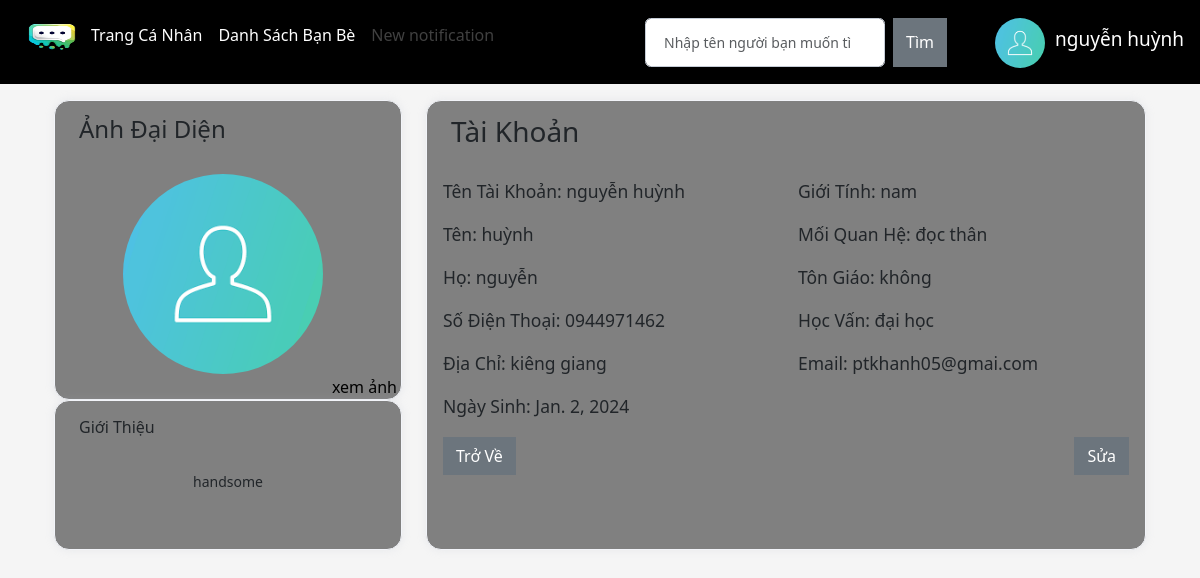
The page /profile/ (signed in) on the database as committed earlier.
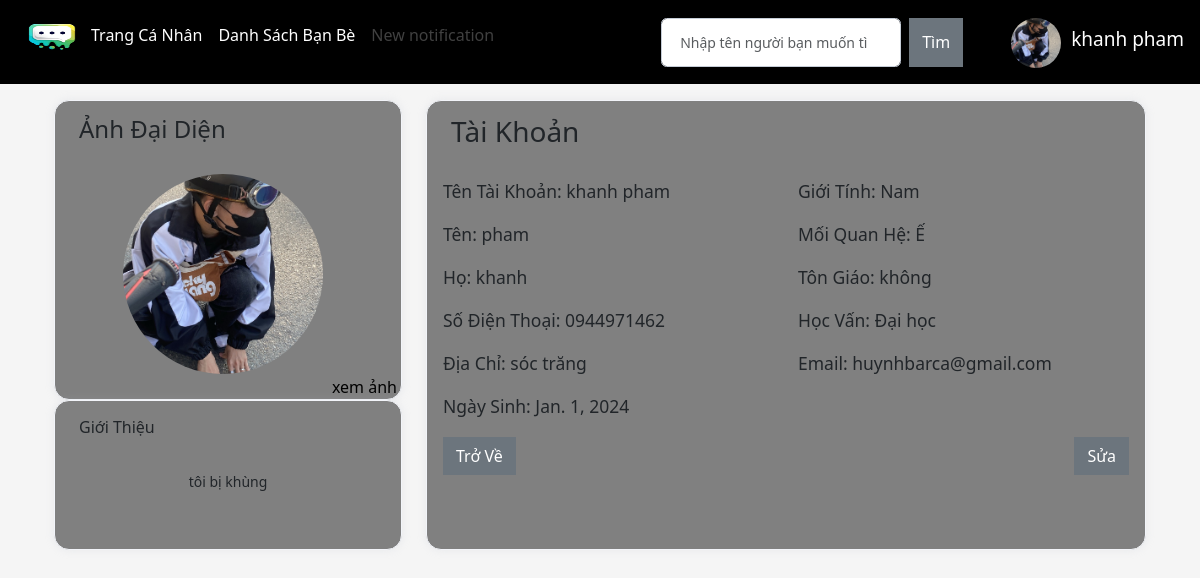
The same page on the database as committed later.
### app/models.py (models this page shows, shortened)
class Profile(models.Model):
    user = models.OneToOneField(User, on_delete=models.CASCADE)
    first_name = models.CharField(max_length=100)
    last_name = models.CharField(max_length=100)
    location = models.CharField(max_length=100)
    phone = models.CharField(max_length=20)
    birthday = models.DateField()
    image = models.ImageField(upload_to='images/', null=True, blank=True)
    aboutme = models.CharField(max_length=200, null=True, blank=True)
    gender = models.CharField(max_length=10,  null=True, blank=True)
    education = models.CharField(max_length=100, null=True, blank=True)
    religion = models.CharField(max_length=50, null=True, blank=True)
    relationship_status = models.CharField(max_length=20, null=True, blank=True)
    email = models.EmailField(max_length=254, null=True, blank=True)

### app/views.py (the view)
# urls.py: path('profile/',views.profile,name="profile"),
def profile(request):
    user = request.user
    try:
        profile = Profile.objects.get(user=user)
        context = {'profile': profile}
        return render(request, 'app/profile.html', context)
    except Profile.DoesNotExist:
        messages.info(request, 'Bạn chưa có Profile. Vui lòng tạo Profile của bạn.')
        return redirect('edit')  # Chuyển hướng đến trang tạo Profile

### app/templates/app/profile.html (shortened to what this page needs)
{% extends "app/base.html" %}
{% load static %}
{% block profile %}
<head>
  <link href="https://maxcdn.bootstrapcdn.com/font-awesome/4.7.0/css/font-awesome.min.css" rel="stylesheet" />
  <link href="https://cdn.jsdelivr.net/npm/bootstrap@5.3.2/dist/css/bootstrap.min.css" rel="stylesheet">
  <link href="{% static 'appStatic/css/style.css'%}" rel="stylesheet"/>
  <link href="{% static 'appStatic/css/chat.css'%}" rel="stylesheet"/>
  <link href="{% static 'appStatic/css/owl.carousel.min.css'%}" rel="stylesheet"/>
  <link href="{% static 'appStatic/css/min.css'%}" rel="stylesheet"/>
  <link href="{% static 'appStatic/css/main.css'%}" rel="stylesheet"/>
  <link href="{% static 'appStatic/css/chatpage.css'%}" rel="stylesheet"/>
</head>
<body>
    <div class="container-xl px-4 mt-4">
       {% if profile %}
            <div class="row">
                <div class="col-xl-4">
                    <div class="card mb-4 mb-xl-0 " style="height:300px;">
                        <div class="card-header h4">Ảnh Đại Diện</div>
                        <div class="card-body text-center">
                            {% if profile.image %}
                                <img class="img-account-profile rounded-circle mb-2" src="{{ profile.image.url }}" alt="Profile Image">
                            {% else %}
                                <img class="img-account-profile rounded-circle mb-2" src="{% static 'appStatic/images/avt.png' %}" alt="Default Image">
                            {% endif %}
                        </div>
                        <div style="position: absolute; bottom: 0; right: 4px;">
                            <a style="color: black; text-decoration: none;" href="{{ profile.image.url }}">xem ảnh</a>
                        </div>
                    </div>
                    <div class="card mb-4 mb-xl-0" style="height:150px;">
                        <div class="card-header">Giới Thiệu</div>
                        <div class="card-body text-center">
                            <label class="small mb-1"> {{ profile.aboutme }}</label>
                        </div>
                    </div>
                </div>
                <div class="col-xl-8">
                    <div class="card mb-4"style="height:450px;">
                        <div class="card-header h3">Tài Khoản</div>
                        <div class="card-body">
                            <form>
                        <div class="row">
                                <div class="col-md-6">
                                <div class="mb-3 h5" >
                                    <label class="small mb-1" for="inputUsername">Tên Tài Khoản:
                                        {% if profile.last_name or profile.first_name %}
                                            {% if profile.last_name %}
                                                {{ profile.last_name }}
                                            {% endif %}
                                            {% if profile.first_name %}
                                                {{ profile.first_name }}
                                            {% endif %}
                                        {% else %}
                                            {{ profile.user.username }}
                                        {% endif %}
                                    </label>
                                </div>
                                <div class="mb-3 h5 ">
                                    <label class="small mb-1" for="inputFirstName">Tên: {{ profile.first_name }}</label>
                                </div>
                                <div class="mb-3 h5">
                                    <label class="small mb-1" for="inputLastName">Họ: {{ profile.last_name }}</label>
                                </div>
                                <div class="mb-3 h5">
                                    <label class="small mb-1" for="inputPhone">Số Điện Thoại: {{ profile.phone }}</label>
                                </div>
                                <div class="mb-3 h5">
                                    <label class="small mb-1" for="inputPhone">Địa Chỉ: {{ profile.location }}</label>
                                </div>
                                <div class="mb-3 h5">
                                    <label class="small mb-1" for="inputBirthday">Ngày Sinh: {{ profile.birthday }}</label>
                                </div>
                            </div>
                            <div class="col-md-6">
                                <div class="mb-3 h5">
                                    <label class="small mb-1" for="inputGender">Giới Tính: {{ profile.gender }}</label>
                                </div>
                                <div class="mb-3 h5">
                                    <label class="small mb-1" for="inputRelationship">Mối Quan Hệ: {{ profile.relationship_status }}</label>
                                </div>
                                <div class="mb-3 h5">
                                    <label class="small mb-1" for="inputReligion">Tôn Giáo: {{ profile.religion }}</label>
                                </div>
                                <div class="mb-3 h5">
                                    <label class="small mb-1" for="inputEducation">Học Vấn: {{ profile.education }}</label>
                                </div>
                                <div class="mb-3 h5">
                                    <label class="small mb-1" for="inputEmail">Email: {{ profile.email }}</label>
                                </div>
                            </form>
                        </div>
                    </div><div style="display: flex; justify-content: space-between;">
                                    <button class="btn  btn-secondary" type=""> <a href="{% url 'homechat' %}" style="color: white; text-decoration:none ;">Trở Về</a></button>
                                    <button class="btn   btn-secondary" type=""><a href="{% url 'edit' %}" style="color: white; text-decoration: none;">Sửa</a></button>
                                </div>
                </div>
            </div>
           {% else %}
             <p>No profiles found.</p>
        {% endif %}
    </div>
</body>
{% endblock profile  %}

### app/templates/app/base.html (shortened to what this page needs)
{% load static %}
<!DOCTYPE html>
<html lang="en">
<head>
    <link href="https://maxcdn.bootstrapcdn.com/font-awesome/4.7.0/css/font-awesome.min.css" rel="stylesheet" />
    <link href="https://cdn.jsdelivr.net/npm/bootstrap@5.3.2/dist/css/bootstrap.min.css" rel="stylesheet"
>
        <link href="https://cdn.jsdelivr.net/npm/bootstrap@5.3.2/dist/css/bootstrap.min.css" rel="stylesheet">
    <link href="{% static 'appStatic/css/style.css'%}" rel="stylesheet" />
    <link href="{% static 'appStatic/css/chat.css'%}" rel="stylesheet" />
    <link href="{% static 'appStatic/css/owl.carousel.min.css'%}" rel="stylesheet" />
    <link href="{% static 'appStatic/css/min.css'%}" rel="stylesheet" />
    <link href="{% static 'appStatic/css/main.css'%}" rel="stylesheet" />
</head>
<body>
    <nav class="navbar navbar-expand-lg navbar-dark bg-dark fixed-top">
        <div class="container-fluid">
            <div class="collapse navbar-collapse" id="navbarSupportedContent">
                <ul class="navbar-nav me-auto mb-2 mb-lg-0">
                    <li class="">
                        <a class="" aria-current="page" href="{% url 'homechat' %}">
                            <img style ="height:50px; width:70px; margin-left:1px;" class=" mt-1 mr-2 ml-0 mb-" src="{% static 'images/images/home.png' %}" alt="Alternative Text">
                        </a>
                    </li>
                    <li class="nav-item">
                        <a class="nav-link active" aria-current="page" href="{% url 'profile' %}">Trang Cá Nhân</a>
                    </li>
                    <li class="nav-item">
                        <a class="nav-link active" aria-disabled="page"  href="{% url 'friend' %}">Danh Sách Bạn Bè</a>
                    </li>
                    <li class="nav-item">
                        <a class="nav-link disabled" aria-disabled="true">New notification</a>
                    </li>
                </ul>
                    <form class="d-flex" role="search">
                        <input class="form-control me-2" type="search" placeholder="Nhập tên người bạn muốn tìm"
                            aria-label="Search">
                        <button class="btn btn-secondary me-5 " type="submit">Tìm</button>
                    </form>
                    <div class="profile-info " style="margin-top: 10px;">
                        {% if profile.image %}
                        <img class="img-account-profile rounded-circle mb-2" src="{{ profile.image.url }}"
                            alt="Profile Image" style="width: 50px; height: 50px;">
                        {% else %}
                        <img class="img-account-profile rounded-circle mb-2"
                            src="{% static 'appStatic/images/avt.png' %}" alt="Default Image"
                            style="width: 50px; height: 50px;">
                        {% endif %}
                        <a class="name profile-info mb-3 me-1 " style="font-size: 19px; color: white; text-decoration:none ; cursor: pointer; "
                            id="dropdownMenu" data-bs-toggle="dropdown" aria-expanded="false">
                            {% if profile.last_name or profile.first_name %}
                            {% if profile.last_name %}
                            {{ profile.last_name }}
                            {% endif %}
                            {% if profile.first_name %}
                            {{ profile.first_name }}
                            {% endif %}
                            {% else %}
                            {{ user.username }}
                            {% endif %}
                        </a>
                    </div>
            </div>
        </div>
    </nav>
    <div style="margin-top: 100px;">
        {% block profile %}{% endblock profile %}
    </div>
</body>
</html>

### app/static/appStatic/css/style.css (style rules this page uses)
li { list-style-type: none; }

### app/static/appStatic/css/chat.css (style rules this page uses)
body { background-color: #f4f7f6; margin-top:20px; }
.card { background: #fff; transition: .5s; border: 0; margin-bottom: 30px; border-radius: .55rem; position: relative; width: 100%; box-shadow: 0 1px 2px 0 rgb(0 0 0 / 10%); }
body { margin-top:20px; background-color:#f2f6fc; color:#69707a; }
.img-account-profile { height: 10rem; }
.rounded-circle { border-radius: 50% !important; }
.card { box-shadow: 0 0.15rem 1.75rem 0 rgb(33 40 50 / 15%); }
.card .card-header { font-weight: 500; }
.card-header:first-child { border-radius: 0.35rem 0.35rem 0 0; }
.card-header { padding: 1rem 1.35rem; margin-bottom: 0; background-color: rgba(33, 40, 50, 0.03); border-bottom: 1px solid rgba(33, 40, 50, 0.125); }
.form-control, .dataTable-input { display: block; width: 100%; padding: 0.875rem 1.125rem; font-size: 0.875rem; font-weight: 400; line-height: 1; color: #69707a; background-color: #fff; background-clip: padding-box; border: 1px solid #c5ccd6; -webkit-appearance: none; -moz-appearance: none; appearance: none; border-radius: 0.35rem; transition: border-color 0.15s ease-in-out, box-shadow 0.15s ease-in-out; }
body { background-color: #444; margin-top:20px; }
img { vertical-align: middle; border-style: none; }
.card-header:first-child { border-radius: 0 0 0 0; }
.card-header { padding: 0.875rem 1.5rem; margin-bottom: 0; background-color: rgba(0, 0, 0, 0); border-bottom: 1px solid #f2f4f9; }
.card { box-shadow: 0 0 10px 0 rgba(183, 192, 206, 0.2); -webkit-box-shadow: 0 0 10px 0 rgba(183, 192, 206, 0.2); -moz-box-shadow: 0 0 10px 0 rgba(183, 192, 206, 0.2); -ms-box-shadow: 0 0 10px 0 rgba(183, 192, 206, 0.2); }
.card { position: relative; display: flex; flex-direction: column; min-width: 0; word-wrap: break-word; background-color: #fff; background-clip: border-box; border: 1px solid #f2f4f9; border-radius: 0.25rem; }

### app/static/appStatic/css/main.css (style rules this page uses)
body { background-color: hsl(0, 0%, 98%); }
.bg-dark { background-color: #000000!important; }
.btn { border-radius: 0; }

### app/static/appStatic/css/chatpage.css (style rules this page uses)
body,html { height: 100%; margin: 0; background: gray; background:grey; background: whitesmoke; }
.card { height: 500px; border-radius: 15px !important; background-color: gray !important; }
.card-header { border-radius: 15px 15px 0 0 !important; border-bottom: 0 !important; }
.active { background-color: rgba(0,0,0,0.3); }

### app/templates/app/base.html (style rules this page uses)
.profile-info { display: flex; align-items: center; }
.img-account-profile { width: 50px; height: 50px; margin-right: 10px; }
.name { font-size: 19px; color: white; text-decoration: none; cursor: pointer; }

### app/templates/app/profile.html (style rules this page uses)
.img-account-profile { object-fit: cover; width: 200px; height: 200px; border-radius: 10%; }

Rows that differ between the two databases and show on the page:
removed Profile: image (picture), last_name "nguyễn", first_name "huỳnh", aboutme "handsome", phone "0944971462", location "kiêng giang", birthday "Jan. 2, 2024", gender "nam", relationship_status "đọc thân", religion "không", education "đại học", email "ptkhanh05@gmai.com"
added Profile: image (picture), last_name "khanh", first_name "pham", aboutme "tôi bị khùng", phone "0944971462", location "sóc trăng", birthday "Jan. 1, 2024", gender "Nam", relationship_status "Ế", religion "không", education "Đại học", email "huynhbarca@gmail.com"
